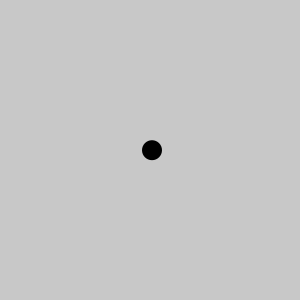
Frame 1 (no input)
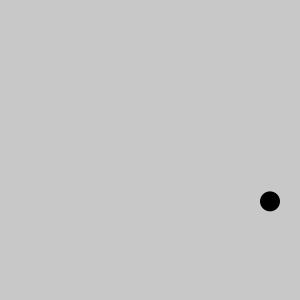
Frame 60 (the mouse pressed at the canvas centre just before this capture)
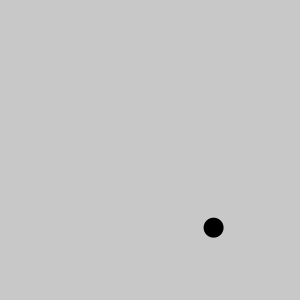
Frame 120 (the mouse held since frame 60 and released just before this capture)

The Processing sketch that drew these frames (run headless with seeded random() and noise(); from frame 60 on, the mouse is pressed at the canvas centre):

// Processing sketch: seeSaw
// ── seeSaw.pde
Ball ball;

void setup() {
  size(300,300);
  noStroke();
  ball = new Ball(color(0),20,0.8,width/2,height/2);
}

void draw() {
  fill(200,255);
  rect(0,0,width,height);
  //background(200);
  ball.applyGravity();
  ball.collide();
  ball.move();
  ball.display();
}

class Ball {
  // ball properties
  color ballColor;
  float ballDiameter;
  float ballElasticity;
  float ballX;
  float ballY;
  float gravity = 0.2;
  float xfriction = 1;
  float yfriction = 1.5;
  // vectors for ball
  PVector ballLocation;
  PVector ballVelocity;
  PVector ballAcceleration;
  // ball constructor function
  Ball(color _ballColor, float _ballDiameter, float _ballElasticity, float _ballX, float _ballY) {
    ballColor = _ballColor;
    ballDiameter = _ballDiameter;
    ballElasticity = _ballElasticity;
    ballX = _ballX;
    ballY = _ballY;
    // vectors
    ballLocation = new PVector(ballX,ballY);
    ballVelocity = new PVector(2,0);
    ballAcceleration = new PVector(0,0);
  }
  
  void collide() {
    if ((ballLocation.x > width - ballDiameter/2) && ballVelocity.x > 0) {
      if(abs(ballVelocity.x) > xfriction) {
        ballVelocity.x *= -1*ballElasticity;
      } else {
        ballVelocity.x = 0;
      }
    }
    if (ballLocation.x < ballDiameter/2 && ballVelocity.x < 0) {
      if (abs(ballVelocity.x) > xfriction) {
        ballVelocity.x *= -1*ballElasticity;
      } else {
        ballVelocity.x = 0;
      }
    }
    // to bounce, needs a minimum velocity
    if (ballLocation.y > height - ballDiameter/2 && ballVelocity.y > 0) {
      if (abs(ballVelocity.y) > yfriction) {
        ballVelocity.y *= -1*ballElasticity;
      } else {
        ballVelocity.y = 0;
      }
    }
  }
  
  void applyGravity() {
    ballVelocity.y += gravity;
  }
  
  void move() {
    ballVelocity.add(ballAcceleration);
    ballLocation.add(ballVelocity);
  }
  
  void display() {
    fill(ballColor);
    ellipse(ballLocation.x,ballLocation.y,ballDiameter,ballDiameter);
  }
}
  
